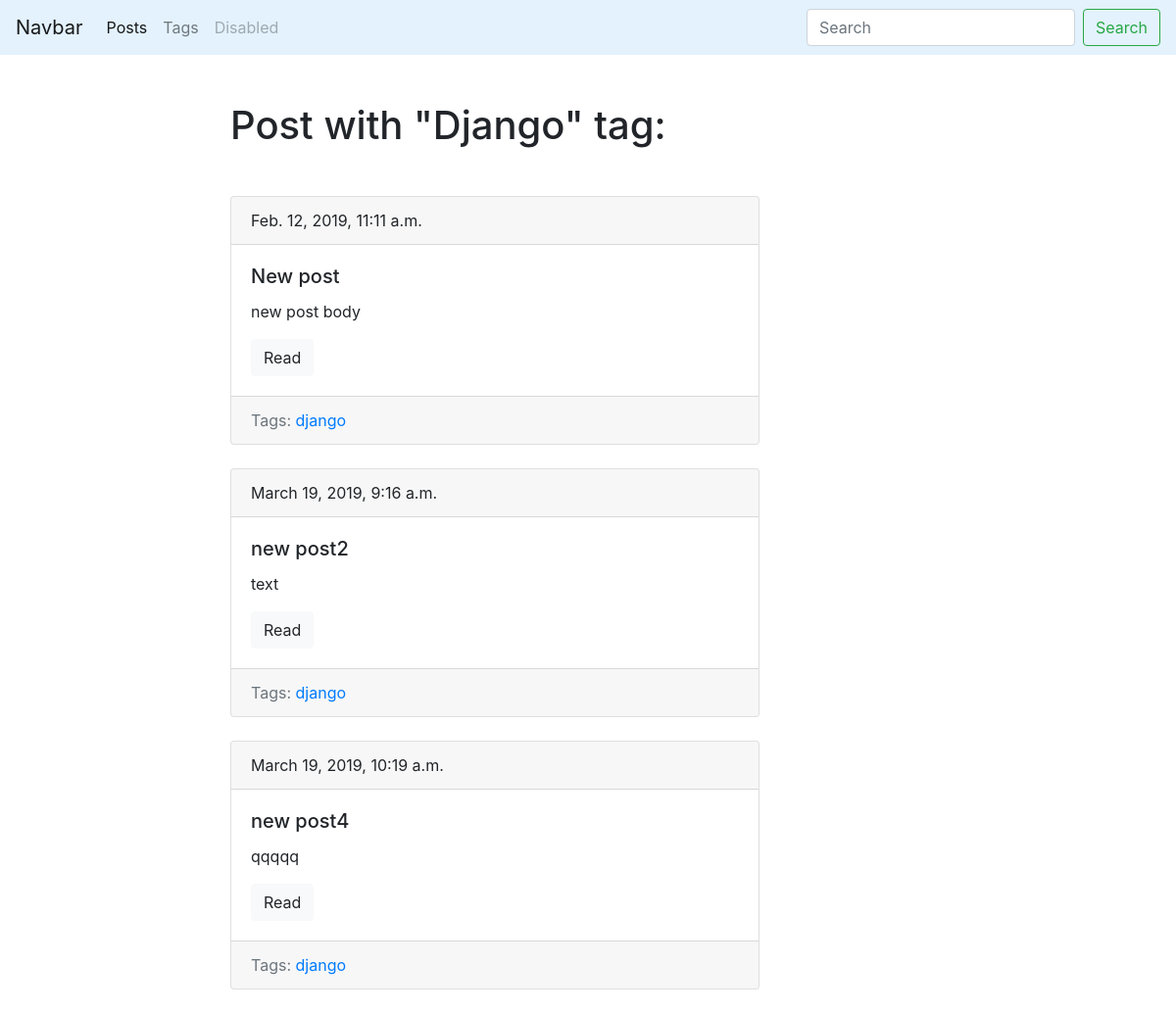
Screenshot of /blog/tag/django/ with the database file from the repository.
### blog/models.py (models this page shows, shortened)
class Tag(models.Model):
    title = models.CharField(max_length=50)
    slug = models.SlugField(max_length=50, unique=True)
    def get_absolute_url(self):
        return reverse('tag_detail_url', kwargs={'slug': self.slug})

class Post(models.Model):
    title = models.CharField(max_length=150, db_index=True)
    slug = models.SlugField(max_length=150, blank=True, unique=True)
    body = models.TextField(blank=True, db_index=True)
    tags = models.ManyToManyField('Tag', blank=True, related_name='posts')
    data_pub = models.DateTimeField(auto_now_add=True)
    def get_absolute_url(self):
        return reverse('post_detail_url', kwargs={'slug': self.slug})

### blog/views.py (the view)
# urls.py: path('tag/<str:slug>/', TagDetail.as_view(), name='tag_detail_url'),
class TagDetail(ObjectDetailMixin, View):
    model = Tag
    template = 'blog/tag_detail.html'

### blog/utils.py (called while the page is built)
    def get(self, request, slug):
        obj = get_object_or_404(self.model, slug__iexact=slug)
        return render(request, self.template, context={self.model.__name__.lower(): obj})

### blog/templates/blog/tag_detail.html
{%  extends 'blog/base_blog.html' %}
{% block content %}
    <h1 class="mb-5">Post with "{{ tag.title|title }}" tag:</h1>
    {% for post in tag.posts.all %}
        {% include 'blog/includes/post_card_template.html' %}
    {% endfor %}
{% endblock %}

### blog/templates/blog/base_blog.html
{% extends 'base.html' %}

### templates/base.html (shortened to what this page needs)
<!DOCTYPE html>
<html lang ="en">
<head>
    <link rel="stylesheet" href="https://stackpath.bootstrapcdn.com/bootstrap/4.2.1/css/bootstrap.min.css">
</head>
<body>
    <nav class="navbar navbar-expand-lg navbar-light" style="background-color: #e3f2fd;">
      <a class="navbar-brand" href="#">Navbar</a>
      <div class="collapse navbar-collapse" id="navbarSupportedContent">
        <ul class="navbar-nav mr-auto">
          <li class="nav-item active">
            <a class="nav-link" href="{%url 'posts_list_url' %}">Posts  </a>
          </li>
          <li class="nav-item">
            <a class="nav-link" href="{% url 'tags_list_url' %}">Tags</a>
          </li>
          <li class="nav-item">
            <a class="nav-link disabled" href="#" tabindex="-1" aria-disabled="true">Disabled</a>
          </li>
        </ul>
        <form class="form-inline my-2 my-lg-0">
          <input class="form-control mr-sm-2" type="search" placeholder="Search" aria-label="Search">
          <button class="btn btn-outline-success my-2 my-sm-0" type="submit">Search</button>
        </form>
      </div>
    </nav>
    <div class="container mt-5">
         <div class="row">
            <div class="col-6 offset-md-2">
                {%  block content %}{%  endblock %}
            </div>
         </div>
    </div>
</body>
</html>

### blog/templates/blog/includes/post_card_template.html
 <div class="card mb-4">
     <div class="card-header">
         {{ post.data_pub }}
     </div>
        <div class="card-body">
            <h5 class="card-title"> {{ post.title  }}</h5>
            <p class="card-text"> {{ post.body|truncatewords:15 }}</p>
            <a href="{{ post.get_absolute_url }}" class="btn btn-light">Read</a>
        </div>
      <div class="card-footer text-muted">
          Tags:
          {% for tag in post.tags.all %}
            <a href="{{ tag.get_absolute_url }}">{{ tag.title }}</a>
          {% endfor %}
      </div>
 </div>

### rows the page displays
Tag: title "Django", title "django"
Post: data_pub "Feb. 12, 2019, 11:11 a.m.", title "New post", body "new post body"
Post: data_pub "March 19, 2019, 9:16 a.m.", title "new post2", body "text"
Post: data_pub "March 19, 2019, 10:19 a.m.", title "new post4", body "qqqqq"
